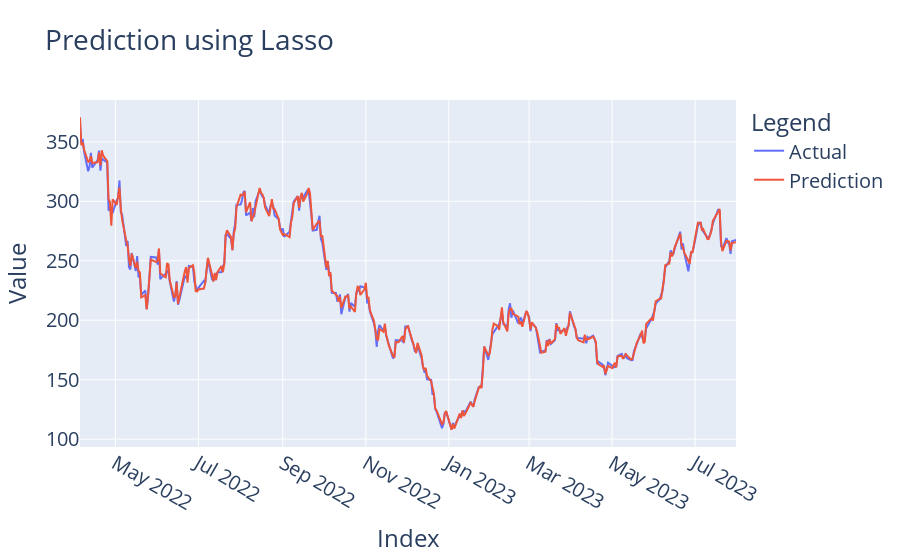

The notebook cell this image was saved under:
### Code cell
'''plt.figure(figsize = (50, 20))
plt.plot(y_test, color = 'blue', label = 'actual')
plt.plot(y_test_pred_lasso, color = 'green', label = 'prediction')
plt.title("Prediction using Lasso", fontdict= {'fontsize': 20})
plt.show()'''

import plotly.graph_objects as go

fig = go.Figure()

fig.add_trace(go.Scatter(
    x=y_test.index, 
    y=y_test,
    mode='lines',
    name='Actual'
))

fig.add_trace(go.Scatter(
    x=y_test.index,
    y=y_test_pred_lasso,
    mode='lines', 
    name='Prediction'
))

fig.update_layout(
    title='Prediction using Lasso',
    xaxis_title='Index',
    yaxis_title='Value',
    legend_title='Legend',
    font=dict(
        size=20
    )
)

fig.show()

### Figure 1 — Plotly figure (JSON) as saved in the notebook; plotly's stock layout.template omitted (floating-point values rounded to 4 significant figures; data arrays with more than 128 entries replaced by an {"elided": "..."} marker saying what was removed)
{"data": [{"mode": "lines", "name": "Actual", "type": "scatter", "x": {"elided": "331 str values"}, "y": {"elided": "331 float values"}}, {"mode": "lines", "name": "Prediction", "type": "scatter", "x": {"elided": "331 str values"}, "y": {"elided": "331 float values"}}], "layout": {"font": {"size": 20}, "legend": {"title": {"text": "Legend"}}, "title": {"text": "Prediction using Lasso"}, "xaxis": {"title": {"text": "Index"}}, "yaxis": {"title": {"text": "Value"}}}}
